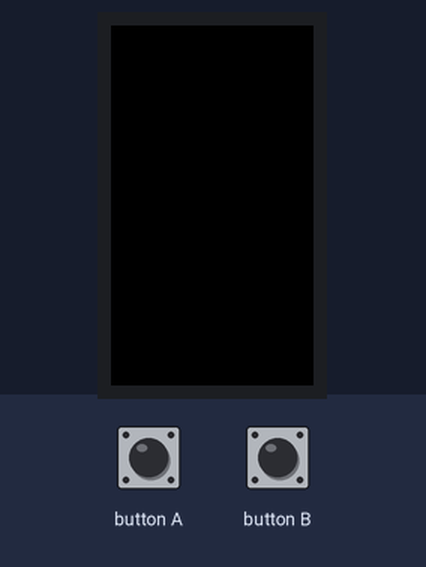
The sketch below on a simulated ESP32. On the bench: 240×135 colour display. The inputs (shaded band) are chosen by the test bench.

Above: at 1.3 s.
1.4 s: button A pressed for 0.15 s
At 1.8 s:
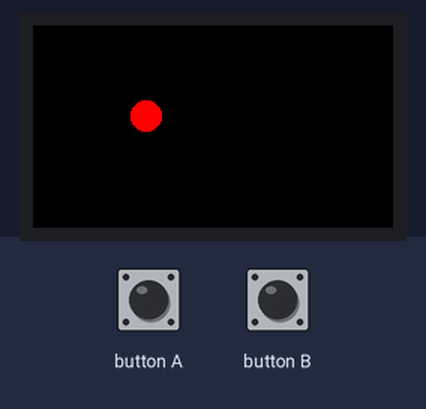
3.0 s: button B pressed for 0.15 s
At 4.2 s:
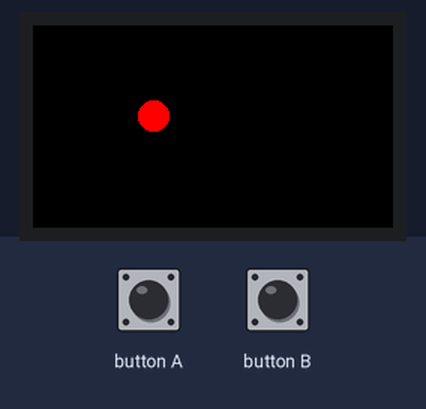
4.6 s: button B pressed for 1 s
At 5.5 s:
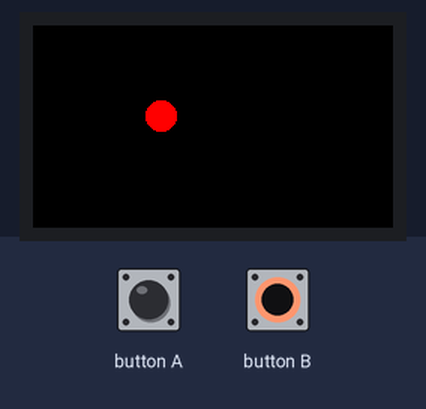
Timing chart, 0 to 7.6 s (numbered marks = the images above; inputs shaded):
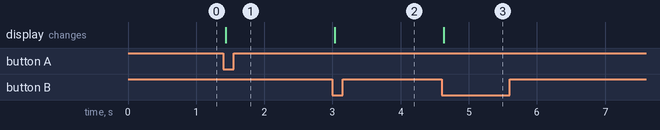

Measured:
- after the input at 1.4 s, the display: changes at once (image 1)
- after the input at 3.0 s, the display: changes at once (image 2)
- after the input at 4.6 s, the display: changes at once (image 3)

The sketch:

main.ino
```cpp
#include <M5StickCPlus2.h>

int x = 80;
const int y = 60;
const int radius = 10;

void setup() {
  M5.begin();
  M5.Lcd.fillScreen(BLACK);
  M5.Lcd.setRotation(3);
  M5.Lcd.fillCircle(x, y, radius);

}

void loop() {
  M5.update();
  bool moved = false;
  if (M5.BtnA.wasPressed()){
    if (x - radius - 5 > 0){
      x-=5;
      moved = true;
    }
  }
  if (M5.BtnB.wasPressed()){
    if (x + radius + 5 < M5.Lcd.width()) {
      x += 5;
      moved = true;
    }
  }

  if (moved) {
    M5.Lcd.fillScreen(BLACK);
    M5.Lcd.fillCircle(x, y, radius, RED);
  }


}
```
